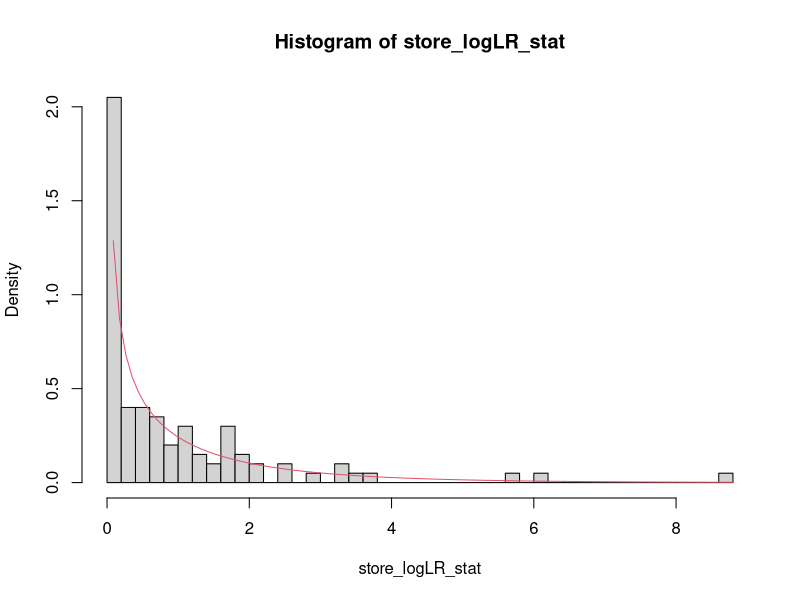
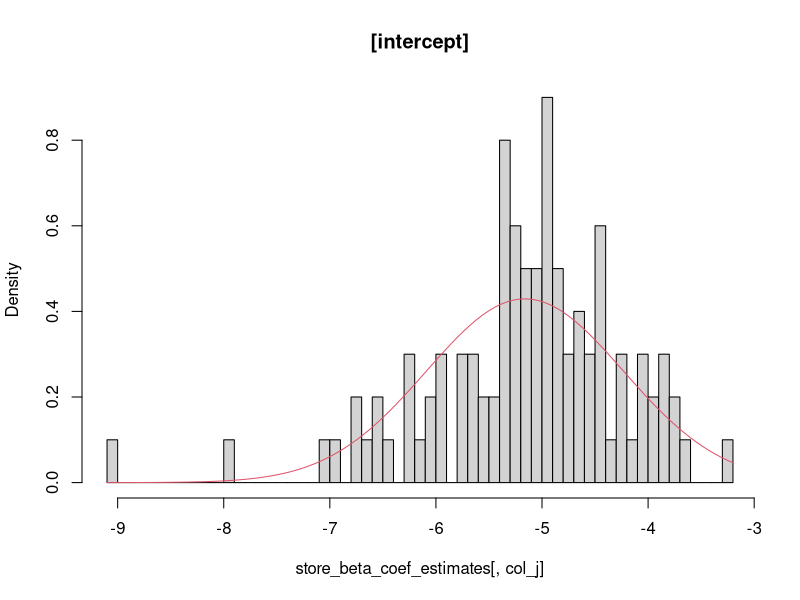
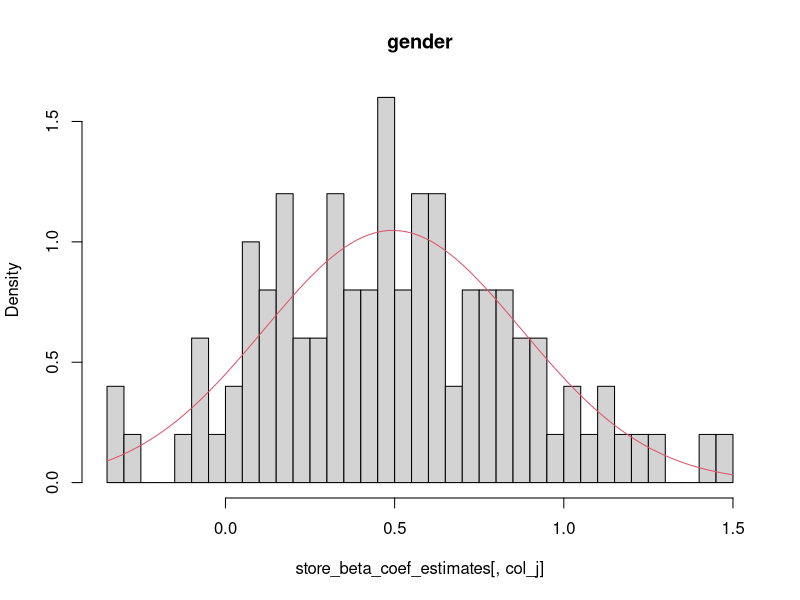
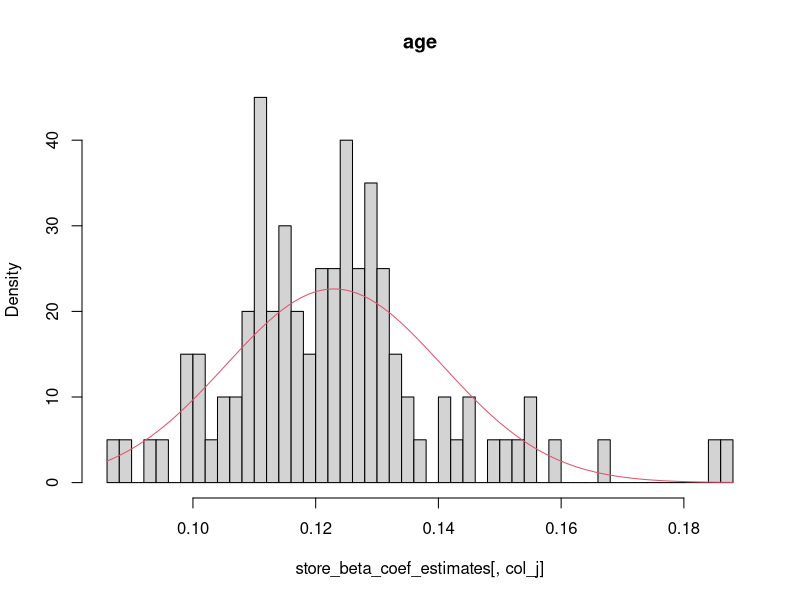
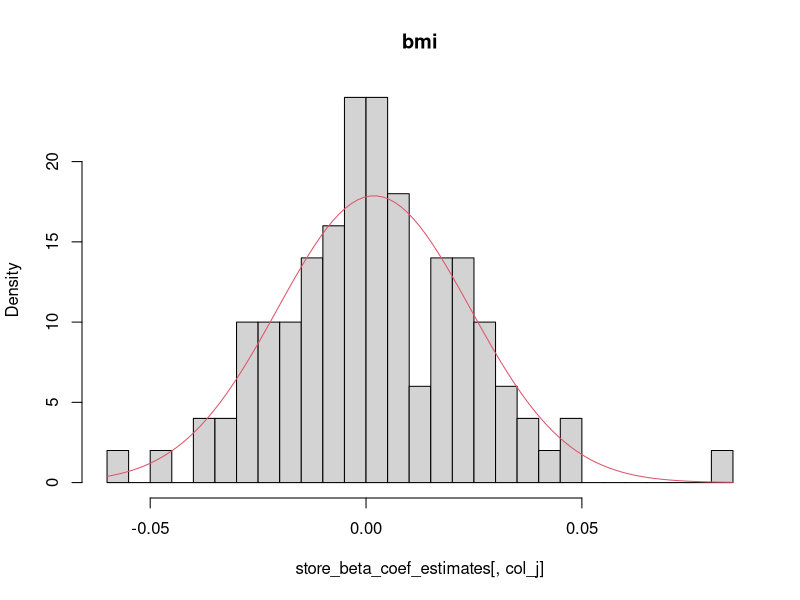

Write R code to recreate these figures, in order.
## ---- chunk 1
library(tidyverse)
## ---- chunk 2
simdata_ftn <- function(n){
  
  patient_id <- 1:n
  baseline_prob <- rep(0.1, n)
  gender <- sample( c("male","female"), size=n, replace=TRUE )
  age <- round( abs( rnorm( n=n, mean=30, sd=20 ) ) +1 )
  bmi <- sample( 5:35, size=n, replace=TRUE )
  
  disease_prob <- 
    baseline_prob *
      if_else( gender=="male", 1.5, 1 ) *
      (1+age/50)
  
  disease_outcome <- sapply( disease_prob, 
                             function(p){ sample( 0:1, size=1, prob=c(1-p,p) ) }  
                           )
  
  tibble( patient_id = patient_id,
          baseline_prob = baseline_prob,
          gender = gender,
          age = age,
          bmi = bmi,
          disease_prob = disease_prob,
          disease_outcome = disease_outcome
        ) %>% 
    return(.)
    
}
## ---- chunk 3
# true_coefs <- list()
# true_coefs$intercept <- -5
# true_coefs$gender <- 0.5
# true_coefs$age <- 0.12
# true_coefs$bmi <- 0

simdata_nicedata_ftn <- function(n, true_coefs){
  
  patient_id <- 1:n
  gender <- sample( c("male","female"), size=n, replace=TRUE )
  age <- round( abs( rnorm( n=n, mean=30, sd=20 ) ) +1 )
  bmi <- sample( 5:35, size=n, replace=TRUE )
  
  eta <- rep(true_coefs$intercept, n) +
         true_coefs$gender*(gender=="male") +
         true_coefs$age*age
    
  disease_prob <- 1 / (1+exp(-eta) ) 

    # hist(disease_prob)
  # plot( age ~ disease_prob )
  # plot( factor(gender)~disease_prob )
  # 
  
  disease_outcome <- sapply( disease_prob, 
                             function(p){ sample( 0:1, size=1, prob=c(1-p,p) ) }  
                           )
  
  tibble( patient_id = patient_id,
          gender = gender,
          age = age,
          bmi = bmi,
          disease_prob = disease_prob,
          disease_outcome = disease_outcome
        ) %>% 
    return(.)
    
}
## ---- chunk 4
simdata_ftn(n=100)
## ---- chunk 5
n_sims <- 100

store_beta_coef_estimates <- matrix( rep(NA,n_sims*4),ncol=4 )
colnames(store_beta_coef_estimates) <- c("[intercept]","gender","age","bmi")
store_beta_coef_SE_estimates <- store_beta_coef_estimates 

store_logLR_stat <- rep(NA, n_sims) 

true_coefs <- list()
true_coefs$intercept <- -5
true_coefs$gender <- 0.5
true_coefs$age <- 0.12
true_coefs$bmi <- 0

for( i in 1:n_sims ){
  
  generate_data <- simdata_nicedata_ftn(n=200, true_coefs=true_coefs)
  
  fit_glm_with_bmi <- glm( disease_outcome ~ gender + age + bmi,
                                   family = binomial(link="logit"),
                                   data = generate_data   
                                 )
  fit_glm_wout_bmi <- glm( disease_outcome ~ gender + age,
                           family = binomial(link="logit"),
                           data = generate_data   
                         )
  
  store_beta_coef_estimates[i, ] <- coef(fit_glm_with_bmi)
  store_beta_coef_SE_estimates[i, ] <- summary(fit_glm_with_bmi)[["coefficients"]][,"Std. Error"]

  y <- generate_data$disease_outcome
  # glm with bmi:
  pi_hat <- predict(fit_glm_with_bmi, type="response") 
  loglik_glm_with_bmi <- sum( y * log(pi_hat) + (1-y)*log(1-pi_hat) )  # same as logLik(fit_glm_with_bmi)  
  # glm without bmi:
  pi_hat <- predict(fit_glm_wout_bmi, type="response") 
  loglik_glm_wout_bmi <- sum( y * log(pi_hat) + (1-y)*log(1-pi_hat) )  # same as logLik(fit_glm_wout_bmi)  

  store_logLR_stat[i] <- -2 * (loglik_glm_wout_bmi - loglik_glm_with_bmi) 
}


## ---- chunk 6
hist(store_logLR_stat, breaks=50, freq=FALSE)
curve( dchisq(x, df=1), col=2, add=TRUE )
## ---- chunk 7

for( col_j in 1:ncol(store_beta_coef_estimates) ){
  
  hist( store_beta_coef_estimates[,col_j], 
          freq = FALSE, 
        breaks = 50,
          main = colnames(store_beta_coef_estimates)[col_j]
      )
  curve( dnorm(    x = x, 
                 mean = mean(store_beta_coef_estimates[,col_j]),
                   sd = sd(store_beta_coef_estimates[,col_j])
               ),
          add = TRUE,
          col = 2
        )
}
